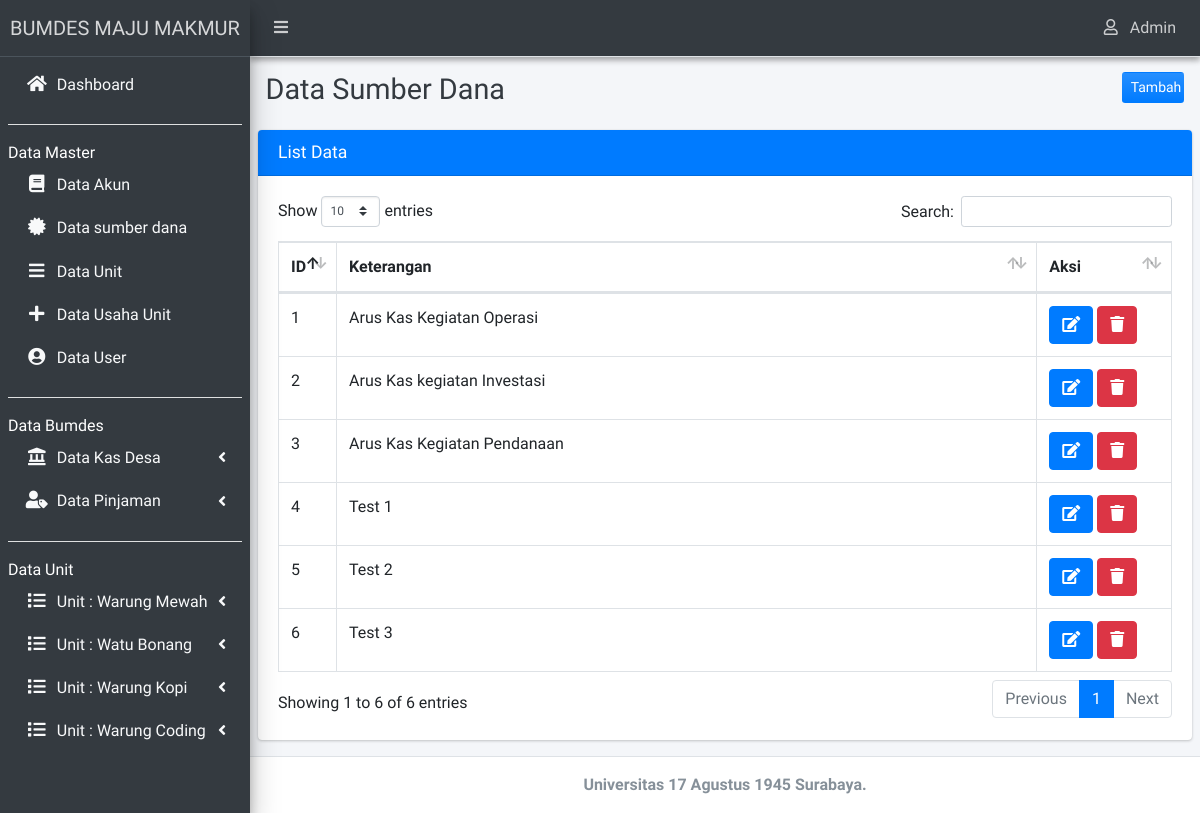
/admin/index.php?hal=ind (signed in), run on an earlier commit of the app's database.
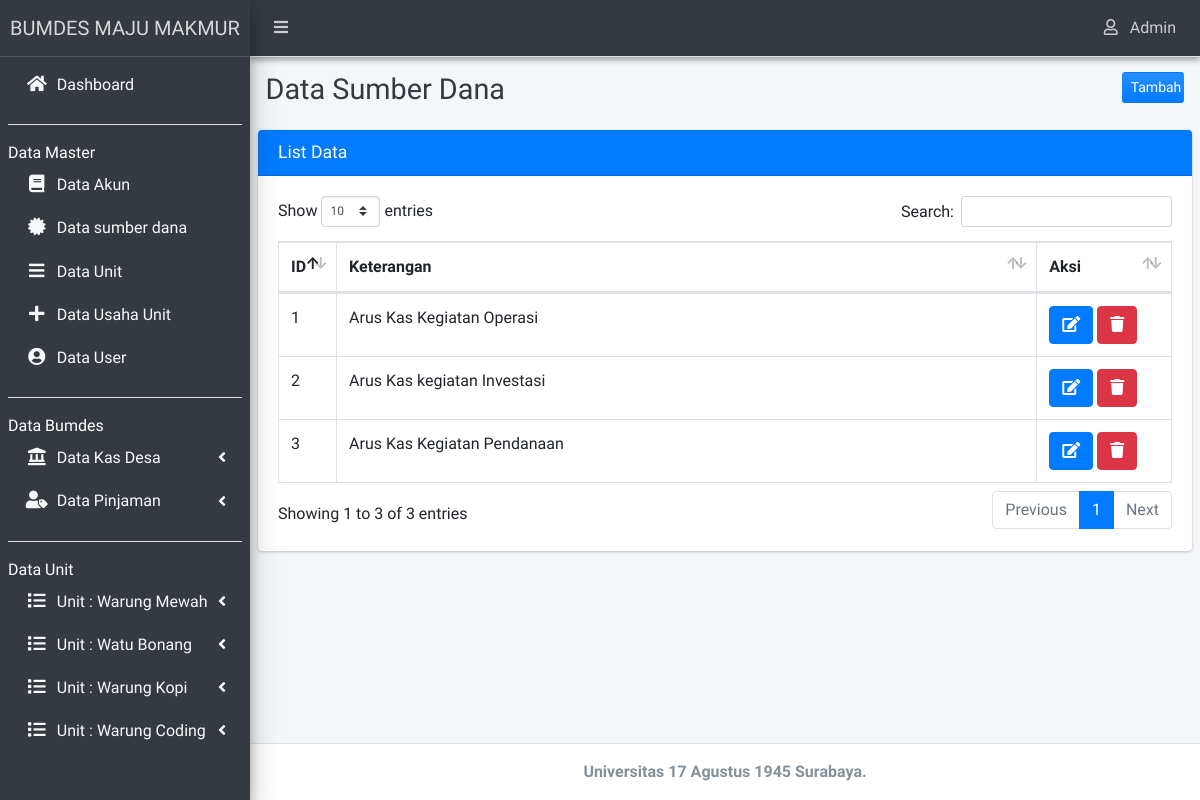
And on a later commit of the database.
### tables this page shows
CREATE TABLE `tb_unit` (
  `id_unit` int(11) NOT NULL,
  `nama_unit` varchar(30) DEFAULT NULL
);

CREATE TABLE `tb_index` (
  `id_index` varchar(20) NOT NULL,
  `keterangan` varchar(200) DEFAULT NULL
);

### admin/_menu.php (the view, shortened to what the changed rows need)
<?php
$query="SELECT * from tb_unit";
$result=$mysqli->query($query);
$num_result=$result->num_rows;
if ($num_result > 0 ) {
	while ($data=mysqli_fetch_assoc($result)) {
		extract($data);  ?>
		<li class="nav-item has-treeview">
			<a href="#" class="nav-link text-light">
				<i class="nav-icon fas fa-list"></i>
				<p>
					Unit : <?=$nama_unit;?>
					<i class="fas fa-angle-left right"></i>
				</p>
			</a>
		</li>
		<?php } } ?>

### admin/ind.php (shortened to what the changed rows need)
<div class="content-header">
  <div class="container-fluid">
    <div class="row mb-2">
      <div class="col-sm-6">
        <h1 class="m-0 text-dark">Data Sumber Dana</h1>
      </div>
      <div class="col-sm-5">
      </div>
      <div class="col-sm-1">
        <a href="?hal=ind_olah" style="float: right;" class="btn btn-block bg-gradient-primary btn-sm">Tambah</a>
      </div>
    </div>
  </div>
</div>
<section class="content">
  <div class="row">
    <div class="col-12">
      <div class="card card-primary">
        <div class="card-header">
          <h3 class="card-title primary">List Data</h3>
        </div>
        <div class="card-body">
          <table id="example2" class="table table-bordered table-hover">
            <thead>
              <tr>
                <th>ID</th>
                <th>Keterangan</th>
                <th>Aksi</th>
              </tr>
            </thead>
            <tbody>
              <?php
              $query="SELECT * from tb_index";
              $result=$mysqli->query($query);
              $num_result=$result->num_rows;
              if ($num_result > 0 ) {
                $no=1;
                while ($data=mysqli_fetch_assoc($result)) {
                  extract($data);
                  ?>
                  <tr>
                    <td width="5%"><?php echo $no++; ?></td>
                    <td><?php echo $keterangan; ?></td>
                  <td width="15%">
                    <a href="?hal=ind_edit&id=<?php echo $id_index; ?>"
                      class="btn btn-icon btn-primary" title="Edit Data"><i class="fa fa-edit"></i> </a>
                      <a class="btn btn-danger" title="Hapus Data" href="operasi_crud/ind/delete.php?hapus=<?php echo $id_index;?>"
                        onclick="return confirm('Apakah anda yakin akan menghapus data ini?')"> <i class="fa fa-trash"></i></a>
                      </td>
                    </tr>
                    <?php }} ?>
                  </table>
                </div>
              </div>
            </div>
          </div>
        </section>

What changed in the data, as far as the page shows it:
removed tb_index: keterangan "Test 1"
removed tb_index: keterangan "Test 2"
removed tb_index: keterangan "Test 3"
Also different on the page:
text written by a page script: "Show entries Search: Showing 1 to 6 of 6 entries Previous 1 Next" → "Show entries Search: Showing 1 to 3 of 3 entries Previous 1 Next"
